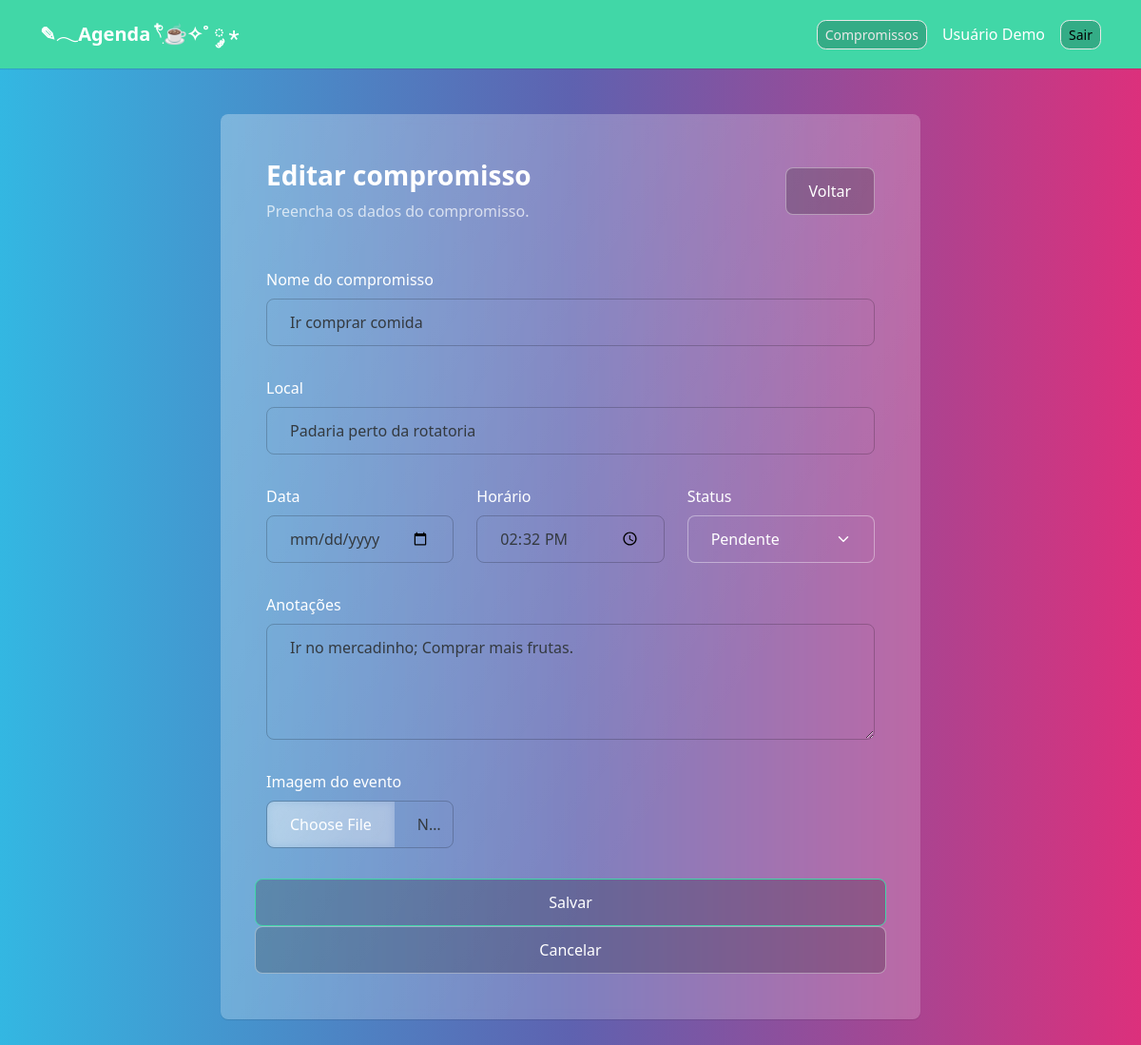
Page /index.php?acao=editar&id=2 (signed in) on the committed database.
### tables this page shows
CREATE TABLE IF NOT EXISTS agenda (
    id INT AUTO_INCREMENT PRIMARY KEY,
    nome VARCHAR(150) NOT NULL,
    local_compromisso VARCHAR(100) NOT NULL,
    data_compromisso DATETIME NOT NULL,
    horario TIME NOT NULL,
    status_evento VARCHAR(30) NOT NULL,
    observacoes TEXT,
    criado_em TIMESTAMP DEFAULT CURRENT_TIMESTAMP,
    imagem VARCHAR(255) NULL,
    usuario_id INT NOT NULL,
    CONSTRAINT fk_usuario FOREIGN KEY (usuario_id) REFERENCES usuarios(id)
);

### controllers/EventoController.php (called while the page is built, shortened)
<?php
require_once 'models/Evento.php';
require_once 'helpers/auth.php';
class EventoController
{
    private $modeloEvento;
    public function __construct()
    {
        $this->modeloEvento = new Evento();
    }
    public function editar()
    {
        $id = (int) $_GET['id'];
        $usuario = obterUsuarioAutenticado();
        $evento = $this->modeloEvento->buscarPorId($id, $usuario['id']);
        $acaoFormulario = 'atualizar';
        $tituloPagina = 'Editar compromisso';
        require 'views/eventos/formulario.php';
    }
}

### config/database.php (called while the page is built)
<?php
class Database
{
    private $host = 'localhost';
    private $nomeBanco = 'agenda_compromissos';
    private $usuario = 'root';
    private $senha = '';
    public function connect()
    {
        try {
            $conexao = new PDO(
                "mysql:host={$this->host};dbname={$this->nomeBanco};charset=utf8",
                $this->usuario,
                $this->senha
            );
            $conexao->setAttribute(PDO::ATTR_ERRMODE, PDO::ERRMODE_EXCEPTION);
            return $conexao;
        } catch (PDOException $erro) {
            die('Erro na conexão com o banco de dados: ' . $erro->getMessage());
        }
    }
}

### helpers/auth.php (called while the page is built, shortened)
<?php
function obterUsuarioAutenticado()
{
    return $_SESSION['usuario'] ?? null;
}

### models/Evento.php (called while the page is built, shortened)
<?php
require_once 'config/database.php';
class Evento
{
    private $conexao;
    public function __construct()
    {
        $bancoDeDados = new Database();
        $this->conexao = $bancoDeDados->connect();
    }
    public function buscarPorId($id, $usuarioId)
    {
        $sql = "SELECT * FROM agenda WHERE id = :id AND usuario_id = :usuario_id";
        $comando = $this->conexao->prepare($sql);
        $comando->bindValue(':id', $id, PDO::PARAM_INT);
        $comando->execute([':id' => $id, ':usuario_id' => $usuarioId]);
        return $comando->fetch(PDO::FETCH_ASSOC);
    }
}

### views/eventos/formulario.php (the view, shortened to what this page needs)
<?php require 'views/layout/header.php'; ?>
<div class="row justify-content-center">
    <div class="col-lg-8">
        <div class="card shadow-sm border-0">
            <div class="card-body p-4">
                <div class="d-flex justify-content-between align-items-center mb-4">
                    <div>
                        <h1 class="h3 mb-1"><?php echo $tituloPagina; ?></h1>
                        <p class="text-muted mb-0">Preencha os dados do compromisso.</p>
                    </div>
                    <a href="index.php" class="btn btn-outline-secondary">Voltar</a>
                </div>
                <form action="index.php?acao=<?php echo $acaoFormulario; ?>" method="POST" enctype="multipart/form-data">
                    <div class="mb-3">
                        <label for="nome" class="form-label">Nome do compromisso</label>
                        <input
                            type="text"
                            class="form-control"
                            id="nome"
                            name="nome"
                            value="<?php echo htmlspecialchars($evento['nome']); ?>"
                            required
                        >
                    </div>
                    <div class="mb-3">
                        <label for="local_compromisso" class="form-label">Local</label>
                        <input
                            type="text"
                            class="form-control"
                            id="local_compromisso"
                            name="local_compromisso"
                            value="<?php echo htmlspecialchars($evento['local_compromisso']); ?>"
                            required
                        >
                    </div>
                    <div class="row">
                        <div class="col-md-4 mb-3">
                            <label for="data_compromisso" class="form-label">Data</label>
                            <input
                                type="date"
                                class="form-control"
                                id="data_compromisso"
                                name="data_compromisso"
                                value="<?php echo htmlspecialchars($evento['data_compromisso']); ?>"
                                required
                            >
                        </div>
                                 <div class="col-md-4 mb-3">
                            <label for="horario" class="form-label">Horário</label>
                            <input
                                type="time"
                                class="form-control"
                                id="horario"
                                name="horario"
                                value="<?php echo htmlspecialchars($evento['horario']); ?>"
                                required
                            >
                        </div>
                        <div class="col-md-4 mb-3">
                            <label for="status_evento" class="form-label">Status</label>
                            <select class="form-select" id="status_evento" name="status_evento" required>
                                <option value="Pendente" <?php echo $evento['status_evento'] === 'Pendente' ? 'selected' : ''; ?>>Pendente</option>
                            </select>
                        </div>
                    </div>
                    <div class="mb-3">
                        <label for="observacoes" class="form-label">Anotações</label>
                        <textarea
                            class="form-control"
                            id="observacoes"
                            name="observacoes"
                            rows="4"
                        ><?php echo htmlspecialchars($evento['observacoes']); ?></textarea>
                    </div>
                    <div class="row">
                        <div class="col-md-4 mb-3">
                            <label for="imagem" class="form-label">Imagem do evento</label>
                            <input
                                type="file"
                                class="form-control"
                                id="imagem"
                                name="imagem"
                            >
                    </div>
                    <button type="submit" class="btn btn-success">Salvar</button>
                    <a href="index.php" class="btn btn-outline-secondary">Cancelar</a>
                </form>
            </div>
        </div>
    </div>
</div>
<?php require 'views/layout/footer.php'; ?>

### assets/css/style.css (style rules this page uses)
body { min-height: 100vh; }
.card { border-radius: 1rem; }

### rows in the picture
agenda: nome "Ir comprar comida", local_compromisso "Padaria perto da rotatoria", horario "14:32:00", status_evento "Pendente", observacoes "Ir no mercadinho; Comprar mais frutas."

### other values in the picture
$usuarioAutenticado['nome'] "Usuário Demo"
$tituloPagina "Editar compromisso"
